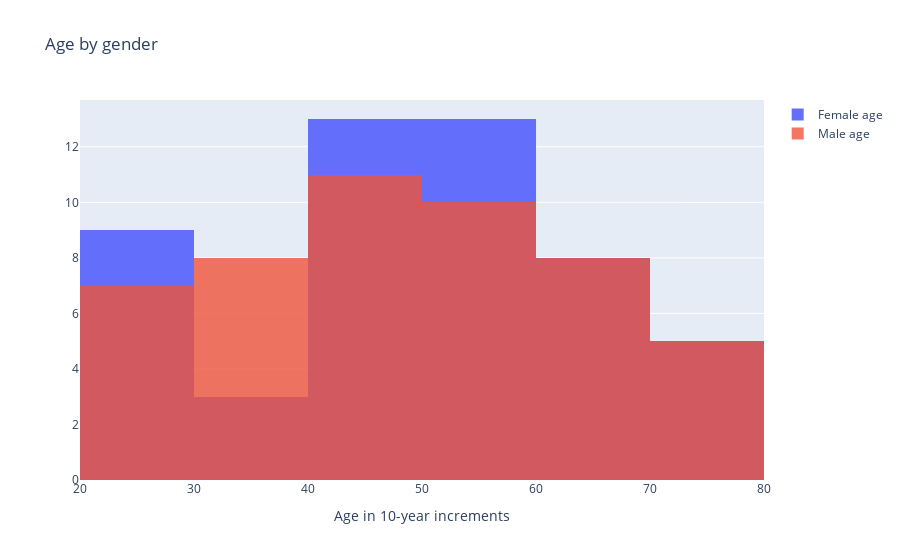

Notebook code for this chart:
### Markdown cell above
### Overlay

### Code cell
trace0 = go.Histogram(x = female.Age,
                     name = "Female age")

trace1 = go.Histogram(x = male.Age,
                     name = "Male age",
                     opacity = 0.8)

data = [trace0, trace1]

layout = {"title":"Age by gender",
         "xaxis":{"title":"Age in 10-year increments"},
         "barmode":"overlay"}

# iplot({"data":data}) # old way of doing things in Jupyter Notebook!
pio.show({"data": data, 'layout':layout})

### Figure 1 — Plotly figure (JSON) as saved in the notebook; plotly's stock layout.template omitted (floating-point values rounded to 4 significant figures)
{"data": [{"name": "Female age", "type": "histogram", "x": [54.59, 63.41, 35.93, 72.74, 68.3, 40.32, 48.05, 57.91, 59.49, 51.3, 48.17, 21.74, 68.66, 40.7, 54.23, 40.92, 71.39, 56.17, 51.68, 44.55, 64.32, 28.76, 59.03, 24.23, 30.95, 57.44, 38.8, 48.16, 53.79, 21.37, 70.25, 63.77, 46.82, 74.03, 27.45, 52.71, 46.47, 26.78, 43.5, 70.58, 59.12, 29.09, 61.29, 65.87, 55.22, 44.67, 29.24, 49.52, 49.99, 65.24, 24.08]}, {"name": "Male age", "opacity": 0.8, "type": "histogram", "x": [31.34, 44.64, 63.12, 35.72, 64.3, 40.99, 62.73, 25.07, 42.45, 63.59, 38.11, 67.93, 59.05, 32.81, 70.94, 44.88, 70.1, 23.56, 53.11, 49.8, 23.34, 51.32, 27.04, 51.56, 54.34, 63.69, 74.57, 72.78, 36.4, 54.75, 31.57, 41.65, 23.91, 45.39, 27.69, 60.88, 33.38, 69.6, 49.94, 21.34, 37.23, 44.59, 54.06, 54.79, 51.69, 72.38, 46.94, 48.14, 57.15]}], "layout": {"barmode": "overlay", "title": {"text": "Age by gender"}, "xaxis": {"title": {"text": "Age in 10-year increments"}}}}
